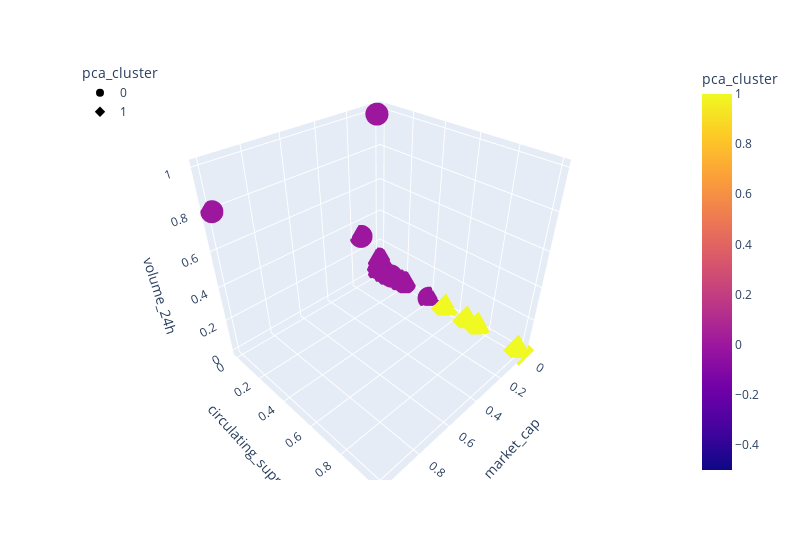

The code cell stored with this chart in its notebook:
### Code cell
fig = px.scatter_3d(
    test_spectral,
    x="market_cap",
    y="circulating_suppy",
    z="volume_24h",
    hover_name=test_spectral.index,
    hover_data=["price"],
    color="pca_cluster",
    symbol="pca_cluster",
#     size="TotalCoinSupply",
    width=800,
)
fig.update_layout(legend=dict(x=0, y=1))
fig.show()

### Figure 1 — Plotly figure (JSON) as saved in the notebook; plotly's stock layout.template omitted (floating-point values rounded to 4 significant figures; data arrays with more than 128 entries replaced by an {"elided": "..."} marker saying what was removed)
{"data": [{"customdata": {"elided": "196x1 float values"}, "hovertemplate": "<b>%{hovertext}</b><br><br>pca_cluster=%{marker.color}<br>market_cap=%{x}<br>circulating_suppy=%{y}<br>volume_24h=%{z}<br>price=%{customdata[0]}<extra></extra>", "hovertext": {"elided": "196 str values"}, "legendgroup": "0", "marker": {"color": {"elided": "196 int values"}, "coloraxis": "coloraxis", "symbol": "circle"}, "mode": "markers", "name": "0", "scene": "scene", "showlegend": true, "type": "scatter3d", "x": {"elided": "196 float values"}, "y": {"elided": "196 float values"}, "z": {"elided": "196 float values"}}, {"customdata": [[6.831e-08], [3.535e-08], [1.49e-08], [0]], "hovertemplate": "<b>%{hovertext}</b><br><br>pca_cluster=%{marker.color}<br>market_cap=%{x}<br>circulating_suppy=%{y}<br>volume_24h=%{z}<br>price=%{customdata[0]}<extra></extra>", "hovertext": ["HOT", "BTT", "NPXS", "WIN"], "legendgroup": "1", "marker": {"color": [1, 1, 1, 1], "coloraxis": "coloraxis", "symbol": "diamond"}, "mode": "markers", "name": "1", "scene": "scene", "showlegend": true, "type": "scatter3d", "x": [0.0005821, 0.0003961, 0.0001891, 3.311e-05], "y": [0.5289, 0.6781, 0.751, 1], "z": [0.0003871, 0.001099, 0.0001232, 6.686e-05]}], "layout": {"coloraxis": {"colorbar": {"title": {"text": "pca_cluster"}}, "colorscale": [[0, "#0d0887"], [0.1111, "#46039f"], [0.2222, "#7201a8"], [0.3333, "#9c179e"], [0.4444, "#bd3786"], [0.5556, "#d8576b"], [0.6667, "#ed7953"], [0.7778, "#fb9f3a"], [0.8889, "#fdca26"], [1, "#f0f921"]]}, "legend": {"title": {"text": "pca_cluster"}, "tracegroupgap": 0, "x": 0, "y": 1}, "margin": {"t": 60}, "scene": {"domain": {"x": [0, 1], "y": [0, 1]}, "xaxis": {"title": {"text": "market_cap"}}, "yaxis": {"title": {"text": "circulating_suppy"}}, "zaxis": {"title": {"text": "volume_24h"}}}, "width": 800}}
